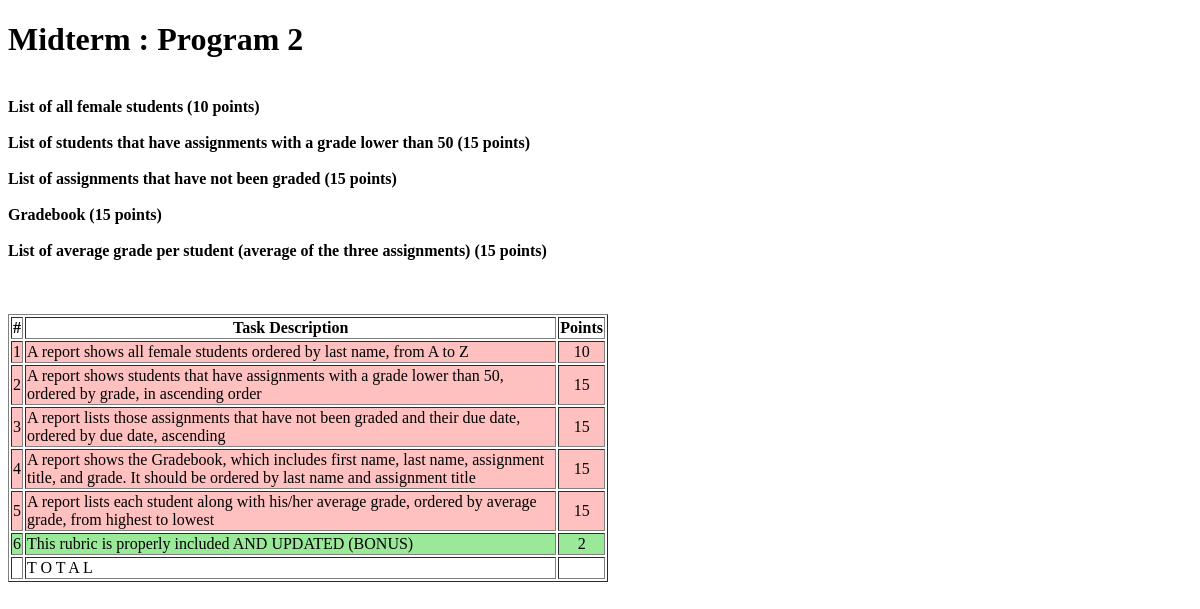
/midterm/program2.php, run on an earlier commit of the app's database.
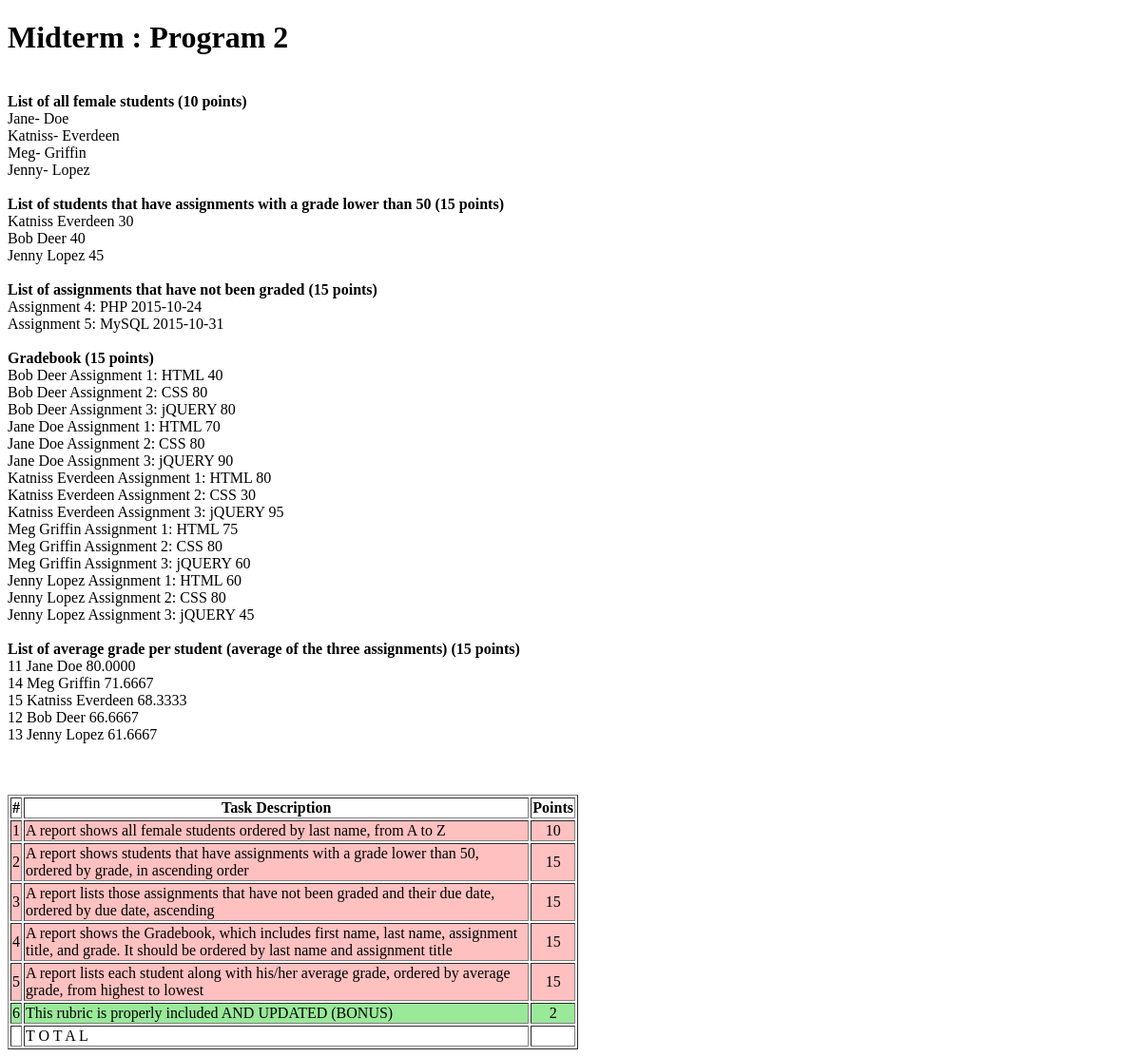
And on a later commit of the database.
### tables this page shows
CREATE TABLE `m_students` (
  `studentId` int(5) NOT NULL,
  `firstName` varchar(20) DEFAULT NULL,
  `lastName` varchar(20) DEFAULT NULL,
  `gender` char(1) DEFAULT NULL,
  PRIMARY KEY (`studentId`)
);

CREATE TABLE `m_gradebook` (
  `recordId` int(5) NOT NULL AUTO_INCREMENT,
  `studentId` int(5) NOT NULL,
  `assignmentId` int(5) NOT NULL,
  `grade` int(3) NOT NULL,
  PRIMARY KEY (`recordId`)
);

CREATE TABLE `m_assignments` (
  `assignmentId` int(5) NOT NULL,
  `classId` int(5) NOT NULL,
  `title` varchar(50) NOT NULL,
  `dueDate` date DEFAULT NULL,
  PRIMARY KEY (`assignmentId`)
);

### midterm/program2.php (the view, shortened to what this page needs)
<!DOCTYPE html>
<html>
    <head>
    </head>
    <body>
        <?php
            $connUrl = "mysql://trn5zsb0tbly80jw:vac4hxlio0wzkrmb@z1ntn1zv0f1qbh8u.cbetxkdyhwsb.us-east-1.rds.amazonaws.com:3306/mlm03i8f43cxocez";
            $hasConnUrl = !empty($connUrl);
            $connParts = null;
            if ($hasConnUrl) {
                $connParts = parse_url($connUrl);
            }
            $host = $hasConnUrl ? $connParts['host'] : getenv('IP');
            $dbname = $hasConnUrl ? ltrim($connParts['path'],'/') : 'crime_tips';
            $username = $hasConnUrl ? $connParts['user'] : getenv('C9_USER');
            $password = $hasConnUrl ? $connParts['pass'] : '';
            $bdd = new PDO("mysql:host=$host;dbname=$dbname", $username, $password);
        ?>
        <div id="header">
            <h1>Midterm : Program 2</h1>
        </div>
         <?php
            $reponse = $bdd->query('SELECT firstName, lastName FROM m_students WHERE gender = "F" ORDER BY lastName ASC');
            echo "<br><b>List of all female students (10 points)</b><br>" ;
            while ($donnees = $reponse->fetch())
            {
                echo $donnees['firstName'] . "-   " ;
                echo $donnees['lastName'] . "</br>";
            }
            $reponse = $bdd->query('SELECT firstName, lastName, grade FROM m_students NATURAL JOIN m_gradebook WHERE grade < 50 ORDER BY grade ASC');
             echo "<br><b>List of students that have assignments with a grade lower than 50 (15 points)</b><br>" ;
            while ($donnees = $reponse->fetch())
            {
                echo $donnees['firstName'] . "   " ;
                echo $donnees['lastName'] . "   " ;
                echo $donnees['grade'] . "</br>";
            }
            $reponse = $bdd->query('SELECT title, dueDate FROM m_assignments WHERE NOT EXISTS (SELECT assignmentId FROM m_gradebook WHERE m_assignments.assignmentId = m_gradebook.assignmentId)');
            echo "<br><b>List of assignments that have not been graded (15 points)</b><br>" ;
            while ($donnees = $reponse->fetch())
            {
                echo $donnees['title'] . "   ";
                echo $donnees['dueDate'] . "</br>";
            }
            $reponse = $bdd->query('SELECT firstName,lastName,title,grade FROM m_students NATURAL JOIN m_gradebook NATURAL JOIN m_assignments ORDER BY lastName, title ASC');
            echo "<br><b>Gradebook (15 points) </b><br>" ;
            while ($donnees = $reponse->fetch())
            {
                echo $donnees['firstName'] . "   " ;
                echo $donnees['lastName'] . "   " ;
                echo $donnees['title'] . "   " ;
                echo $donnees['grade'] . "</br>";
            }
            $reponse = $bdd->query('SELECT studentId, firstName, lastName, avg(grade) as average FROM m_gradebook NATURAL JOIN m_students GROUP BY lastName ORDER BY average DESC');
            echo "<br><b>List of average grade per student (average of the three assignments) (15 points)</b><br>" ;
            while ($donnees = $reponse->fetch())
            {
                echo $donnees['studentId'] . "   " ;
                echo $donnees['firstName'] . "   " ;
                echo $donnees['lastName'] . "   " ;
                echo $donnees['average'] . "</br>";
            }
        ?>
        <br><br><br>
        <table border="1" width="600">
            <tbody><tr>
                <th>#</th>
                <th>Task Description</th>
                <th>Points</th>
            </tr>
            <tr style="background-color:#FFC0C0">
                <td>1</td>
                <td>A report shows all female students ordered by last name, from A to Z</td>
                <td width="20" align="center">10</td>
            </tr>
            <tr style="background-color:#FFC0C0">
                <td>2</td>
                <td>A report shows students that have assignments with a grade lower than 50, ordered by grade, in ascending order</td>
                <td width="20" align="center">15</td>
            </tr>
            <tr style="background-color:#FFC0C0">
                <td>3</td>
                <td>A report lists those assignments that have not been graded and their due date, ordered by due date, ascending</td>
                <td width="20" align="center">15</td>
            </tr>
            <tr style="background-color:#FFC0C0">
                <td>4</td>
                <td>A report shows the Gradebook, which includes first name, last name, assignment title, and grade. It should be ordered by last name and assignment title </td>
                <td align="center">15</td>
            </tr>
            <tr style="background-color:#FFC0C0">
                <td>5</td>
                <td>A report lists each student along with his/her average grade, ordered by average grade, from highest to lowest</td>
                <td width="20" align="center">15</td>
            </tr>
            <tr style="background-color:#99E999">
                <td>6</td>
                <td>This rubric is properly included AND UPDATED (BONUS)</td>
                <td width="20" align="center">2</td>
            </tr>
            <tr>
                <td></td>
                <td>T O T A L </td>
                <td width="20" align="center"><b></b></td>
            </tr>
        </tbody></table>
    </body>
</html>

What changed in the data, as far as the page shows it:
added m_students: firstName "Jane", lastName "Doe"
added m_students: firstName "Katniss", lastName "Everdeen"
added m_students: firstName "Meg", lastName "Griffin"
added m_students: firstName "Jenny", lastName "Lopez"
added m_gradebook: studentId.firstName "Katniss", studentId.lastName "Everdeen", grade "30", assignmentId.title "Assignment 2: CSS"
added m_gradebook: studentId.firstName "Bob", studentId.lastName "Deer", grade "40", assignmentId.title "Assignment 1: HTML"
added m_gradebook: studentId.firstName "Jenny", studentId.lastName "Lopez", grade "45", assignmentId.title "Assignment 3: jQUERY"
added m_assignments: title "Assignment 4: PHP", dueDate "2015-10-24"
added m_assignments: title "Assignment 5: MySQL", dueDate "2015-10-31"
added m_gradebook: studentId.firstName "Bob", studentId.lastName "Deer", assignmentId.title "Assignment 2: CSS", grade "80"
added m_gradebook: studentId.firstName "Bob", studentId.lastName "Deer", assignmentId.title "Assignment 3: jQUERY", grade "80"
added m_gradebook: studentId.firstName "Jane", studentId.lastName "Doe", assignmentId.title "Assignment 1: HTML", grade "70"
added m_gradebook: studentId.firstName "Jane", studentId.lastName "Doe", assignmentId.title "Assignment 2: CSS", grade "80"
added m_gradebook: studentId.firstName "Jane", studentId.lastName "Doe", assignmentId.title "Assignment 3: jQUERY", grade "90"
added m_gradebook: studentId.firstName "Katniss", studentId.lastName "Everdeen", assignmentId.title "Assignment 1: HTML", grade "80"
added m_gradebook: studentId.firstName "Katniss", studentId.lastName "Everdeen", assignmentId.title "Assignment 3: jQUERY", grade "95"
added m_gradebook: studentId.firstName "Meg", studentId.lastName "Griffin", assignmentId.title "Assignment 1: HTML", grade "75"
added m_gradebook: studentId.firstName "Meg", studentId.lastName "Griffin", assignmentId.title "Assignment 2: CSS", grade "80"
added m_gradebook: studentId.firstName "Meg", studentId.lastName "Griffin", assignmentId.title "Assignment 3: jQUERY", grade "60"
added m_gradebook: studentId.firstName "Jenny", studentId.lastName "Lopez", assignmentId.title "Assignment 1: HTML", grade "60"
added m_gradebook: studentId.firstName "Jenny", studentId.lastName "Lopez", assignmentId.title "Assignment 2: CSS", grade "80"
Also different on the page:
new list line: "11 Jane Doe 80.0000"
new list line: "14 Meg Griffin 71.6667"
new list line: "15 Katniss Everdeen 68.3333"
new list line: "12 Bob Deer 66.6667"
new list line: "13 Jenny Lopez 61.6667"
